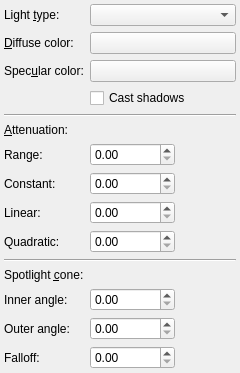
<?xml version="1.0" encoding="UTF-8"?>
<ui version="4.0">
 <class>PropLight</class>
 <widget class="QWidget" name="PropLight">
  <property name="geometry">
   <rect>
    <x>0</x>
    <y>0</y>
    <width>240</width>
    <height>349</height>
   </rect>
  </property>
  <property name="maximumSize">
   <size>
    <width>16777215</width>
    <height>349</height>
   </size>
  </property>
  <property name="windowTitle">
   <string>PropLight</string>
  </property>
  <layout class="QVBoxLayout" name="verticalLayout">
   <property name="spacing">
    <number>4</number>
   </property>
   <property name="margin">
    <number>4</number>
   </property>
   <item>
    <layout class="QGridLayout" name="gridLayout">
     <item row="0" column="0">
      <widget class="QLabel" name="label">
       <property name="sizePolicy">
        <sizepolicy hsizetype="Fixed" vsizetype="Preferred">
         <horstretch>0</horstretch>
         <verstretch>0</verstretch>
        </sizepolicy>
       </property>
       <property name="text">
        <string>Light &amp;type:</string>
       </property>
       <property name="buddy">
        <cstring>LightType</cstring>
       </property>
      </widget>
     </item>
     <item row="0" column="1" colspan="2">
      <widget class="QComboBox" name="LightType">
       <property name="sizePolicy">
        <sizepolicy hsizetype="Expanding" vsizetype="Fixed">
         <horstretch>0</horstretch>
         <verstretch>0</verstretch>
        </sizepolicy>
       </property>
      </widget>
     </item>
     <item row="1" column="0">
      <widget class="QLabel" name="label_2">
       <property name="sizePolicy">
        <sizepolicy hsizetype="Fixed" vsizetype="Preferred">
         <horstretch>0</horstretch>
         <verstretch>0</verstretch>
        </sizepolicy>
       </property>
       <property name="text">
        <string>&amp;Diffuse color:</string>
       </property>
       <property name="buddy">
        <cstring>DiffuseColor</cstring>
       </property>
      </widget>
     </item>
     <item row="1" column="1" colspan="2">
      <widget class="Armed::ColorButton" name="DiffuseColor">
       <property name="sizePolicy">
        <sizepolicy hsizetype="Expanding" vsizetype="Fixed">
         <horstretch>0</horstretch>
         <verstretch>0</verstretch>
        </sizepolicy>
       </property>
       <property name="text">
        <string/>
       </property>
      </widget>
     </item>
     <item row="2" column="0">
      <widget class="QLabel" name="label_3">
       <property name="sizePolicy">
        <sizepolicy hsizetype="Fixed" vsizetype="Preferred">
         <horstretch>0</horstretch>
         <verstretch>0</verstretch>
        </sizepolicy>
       </property>
       <property name="text">
        <string>Spec&amp;ular color:</string>
       </property>
       <property name="buddy">
        <cstring>SpecularColor</cstring>
       </property>
      </widget>
     </item>
     <item row="2" column="1" colspan="2">
      <widget class="Armed::ColorButton" name="SpecularColor">
       <property name="sizePolicy">
        <sizepolicy hsizetype="Expanding" vsizetype="Fixed">
         <horstretch>0</horstretch>
         <verstretch>0</verstretch>
        </sizepolicy>
       </property>
       <property name="text">
        <string/>
       </property>
      </widget>
     </item>
     <item row="6" column="0" colspan="3">
      <widget class="QLabel" name="LabelAttn">
       <property name="sizePolicy">
        <sizepolicy hsizetype="Fixed" vsizetype="Preferred">
         <horstretch>0</horstretch>
         <verstretch>0</verstretch>
        </sizepolicy>
       </property>
       <property name="text">
        <string>&amp;Attenuation:</string>
       </property>
       <property name="buddy">
        <cstring>Range</cstring>
       </property>
      </widget>
     </item>
     <item row="7" column="0">
      <widget class="QLabel" name="LabelRange">
       <property name="sizePolicy">
        <sizepolicy hsizetype="Fixed" vsizetype="Preferred">
         <horstretch>0</horstretch>
         <verstretch>0</verstretch>
        </sizepolicy>
       </property>
       <property name="text">
        <string>Range:</string>
       </property>
       <property name="buddy">
        <cstring>Range</cstring>
       </property>
      </widget>
     </item>
     <item row="7" column="1" colspan="2">
      <widget class="QDoubleSpinBox" name="Range">
       <property name="sizePolicy">
        <sizepolicy hsizetype="Minimum" vsizetype="Fixed">
         <horstretch>0</horstretch>
         <verstretch>0</verstretch>
        </sizepolicy>
       </property>
       <property name="maximumSize">
        <size>
         <width>85</width>
         <height>16777215</height>
        </size>
       </property>
      </widget>
     </item>
     <item row="8" column="0">
      <widget class="QLabel" name="LabelConstant">
       <property name="sizePolicy">
        <sizepolicy hsizetype="Fixed" vsizetype="Preferred">
         <horstretch>0</horstretch>
         <verstretch>0</verstretch>
        </sizepolicy>
       </property>
       <property name="text">
        <string>Constant:</string>
       </property>
       <property name="buddy">
        <cstring>AttnConstant</cstring>
       </property>
      </widget>
     </item>
     <item row="8" column="1" colspan="2">
      <widget class="QDoubleSpinBox" name="AttnConstant">
       <property name="minimumSize">
        <size>
         <width>0</width>
         <height>0</height>
        </size>
       </property>
       <property name="maximumSize">
        <size>
         <width>85</width>
         <height>16777215</height>
        </size>
       </property>
      </widget>
     </item>
     <item row="9" column="0">
      <widget class="QLabel" name="LabelLinear">
       <property name="sizePolicy">
        <sizepolicy hsizetype="Fixed" vsizetype="Preferred">
         <horstretch>0</horstretch>
         <verstretch>0</verstretch>
        </sizepolicy>
       </property>
       <property name="text">
        <string>Linear:</string>
       </property>
       <property name="buddy">
        <cstring>AttnLinear</cstring>
       </property>
      </widget>
     </item>
     <item row="9" column="1" colspan="2">
      <widget class="QDoubleSpinBox" name="AttnLinear">
       <property name="minimumSize">
        <size>
         <width>0</width>
         <height>0</height>
        </size>
       </property>
       <property name="maximumSize">
        <size>
         <width>85</width>
         <height>16777215</height>
        </size>
       </property>
      </widget>
     </item>
     <item row="10" column="0">
      <widget class="QLabel" name="LabelQuadratic">
       <property name="sizePolicy">
        <sizepolicy hsizetype="Fixed" vsizetype="Preferred">
         <horstretch>0</horstretch>
         <verstretch>0</verstretch>
        </sizepolicy>
       </property>
       <property name="text">
        <string>Quadratic:</string>
       </property>
       <property name="buddy">
        <cstring>AttnQuadratic</cstring>
       </property>
      </widget>
     </item>
     <item row="10" column="1" colspan="2">
      <widget class="QDoubleSpinBox" name="AttnQuadratic">
       <property name="minimumSize">
        <size>
         <width>0</width>
         <height>0</height>
        </size>
       </property>
       <property name="maximumSize">
        <size>
         <width>85</width>
         <height>16777215</height>
        </size>
       </property>
      </widget>
     </item>
     <item row="12" column="0" colspan="3">
      <widget class="QLabel" name="LabelSpot">
       <property name="sizePolicy">
        <sizepolicy hsizetype="Fixed" vsizetype="Preferred">
         <horstretch>0</horstretch>
         <verstretch>0</verstretch>
        </sizepolicy>
       </property>
       <property name="text">
        <string>Spotlight &amp;cone:</string>
       </property>
       <property name="buddy">
        <cstring>InnerAngle</cstring>
       </property>
      </widget>
     </item>
     <item row="13" column="0">
      <widget class="QLabel" name="LabelInner">
       <property name="sizePolicy">
        <sizepolicy hsizetype="Fixed" vsizetype="Preferred">
         <horstretch>0</horstretch>
         <verstretch>0</verstretch>
        </sizepolicy>
       </property>
       <property name="text">
        <string>Inner angle:</string>
       </property>
       <property name="buddy">
        <cstring>InnerAngle</cstring>
       </property>
      </widget>
     </item>
     <item row="13" column="1" colspan="2">
      <widget class="QDoubleSpinBox" name="InnerAngle">
       <property name="sizePolicy">
        <sizepolicy hsizetype="Minimum" vsizetype="Fixed">
         <horstretch>0</horstretch>
         <verstretch>0</verstretch>
        </sizepolicy>
       </property>
       <property name="maximumSize">
        <size>
         <width>85</width>
         <height>16777215</height>
        </size>
       </property>
      </widget>
     </item>
     <item row="14" column="0">
      <widget class="QLabel" name="LabelOuter">
       <property name="sizePolicy">
        <sizepolicy hsizetype="Fixed" vsizetype="Preferred">
         <horstretch>0</horstretch>
         <verstretch>0</verstretch>
        </sizepolicy>
       </property>
       <property name="text">
        <string>Outer angle:</string>
       </property>
       <property name="buddy">
        <cstring>OuterAngle</cstring>
       </property>
      </widget>
     </item>
     <item row="14" column="1" colspan="2">
      <widget class="QDoubleSpinBox" name="OuterAngle">
       <property name="sizePolicy">
        <sizepolicy hsizetype="Minimum" vsizetype="Fixed">
         <horstretch>0</horstretch>
         <verstretch>0</verstretch>
        </sizepolicy>
       </property>
       <property name="maximumSize">
        <size>
         <width>85</width>
         <height>16777215</height>
        </size>
       </property>
      </widget>
     </item>
     <item row="15" column="0">
      <widget class="QLabel" name="LabelFalloff">
       <property name="sizePolicy">
        <sizepolicy hsizetype="Fixed" vsizetype="Preferred">
         <horstretch>0</horstretch>
         <verstretch>0</verstretch>
        </sizepolicy>
       </property>
       <property name="text">
        <string>Falloff:</string>
       </property>
       <property name="buddy">
        <cstring>Falloff</cstring>
       </property>
      </widget>
     </item>
     <item row="15" column="1" colspan="2">
      <widget class="QDoubleSpinBox" name="Falloff">
       <property name="sizePolicy">
        <sizepolicy hsizetype="Minimum" vsizetype="Fixed">
         <horstretch>0</horstretch>
         <verstretch>0</verstretch>
        </sizepolicy>
       </property>
       <property name="maximumSize">
        <size>
         <width>85</width>
         <height>16777215</height>
        </size>
       </property>
      </widget>
     </item>
     <item row="5" column="0" colspan="3">
      <widget class="Line" name="LineAttn">
       <property name="orientation">
        <enum>Qt::Horizontal</enum>
       </property>
      </widget>
     </item>
     <item row="11" column="0" colspan="3">
      <widget class="Line" name="LineSpot">
       <property name="orientation">
        <enum>Qt::Horizontal</enum>
       </property>
      </widget>
     </item>
     <item row="3" column="1" colspan="2">
      <widget class="QCheckBox" name="CastShadows">
       <property name="text">
        <string>Cast shadows</string>
       </property>
      </widget>
     </item>
    </layout>
   </item>
  </layout>
 </widget>
 <layoutdefault spacing="6" margin="11"/>
 <customwidgets>
  <customwidget>
   <class>Armed::ColorButton</class>
   <extends>QPushButton</extends>
   <header>ColorButton.h</header>
  </customwidget>
 </customwidgets>
 <tabstops>
  <tabstop>LightType</tabstop>
  <tabstop>DiffuseColor</tabstop>
  <tabstop>SpecularColor</tabstop>
  <tabstop>CastShadows</tabstop>
  <tabstop>Range</tabstop>
  <tabstop>AttnConstant</tabstop>
  <tabstop>AttnLinear</tabstop>
  <tabstop>AttnQuadratic</tabstop>
  <tabstop>InnerAngle</tabstop>
  <tabstop>OuterAngle</tabstop>
  <tabstop>Falloff</tabstop>
 </tabstops>
 <resources/>
 <connections/>
</ui>
